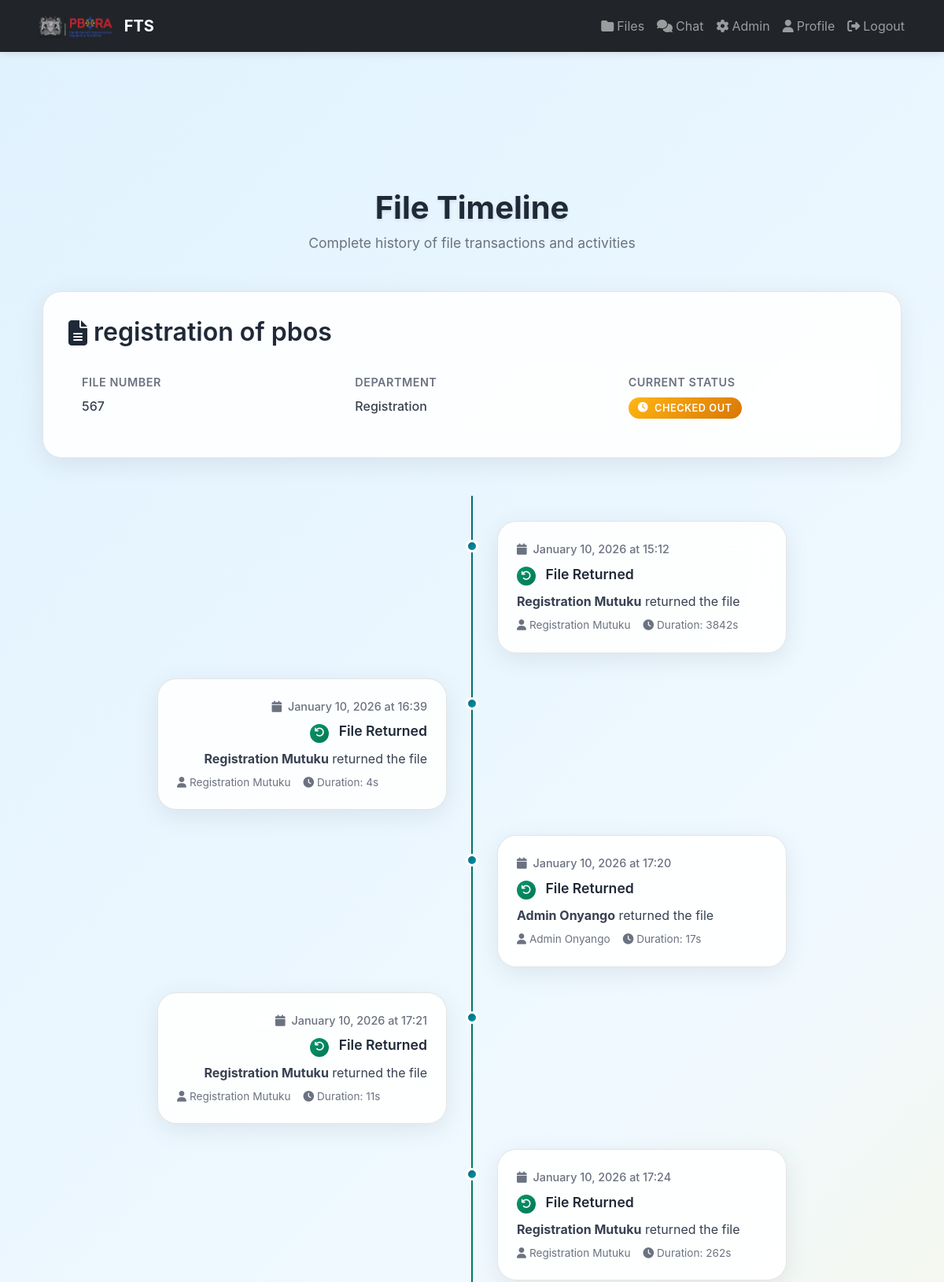
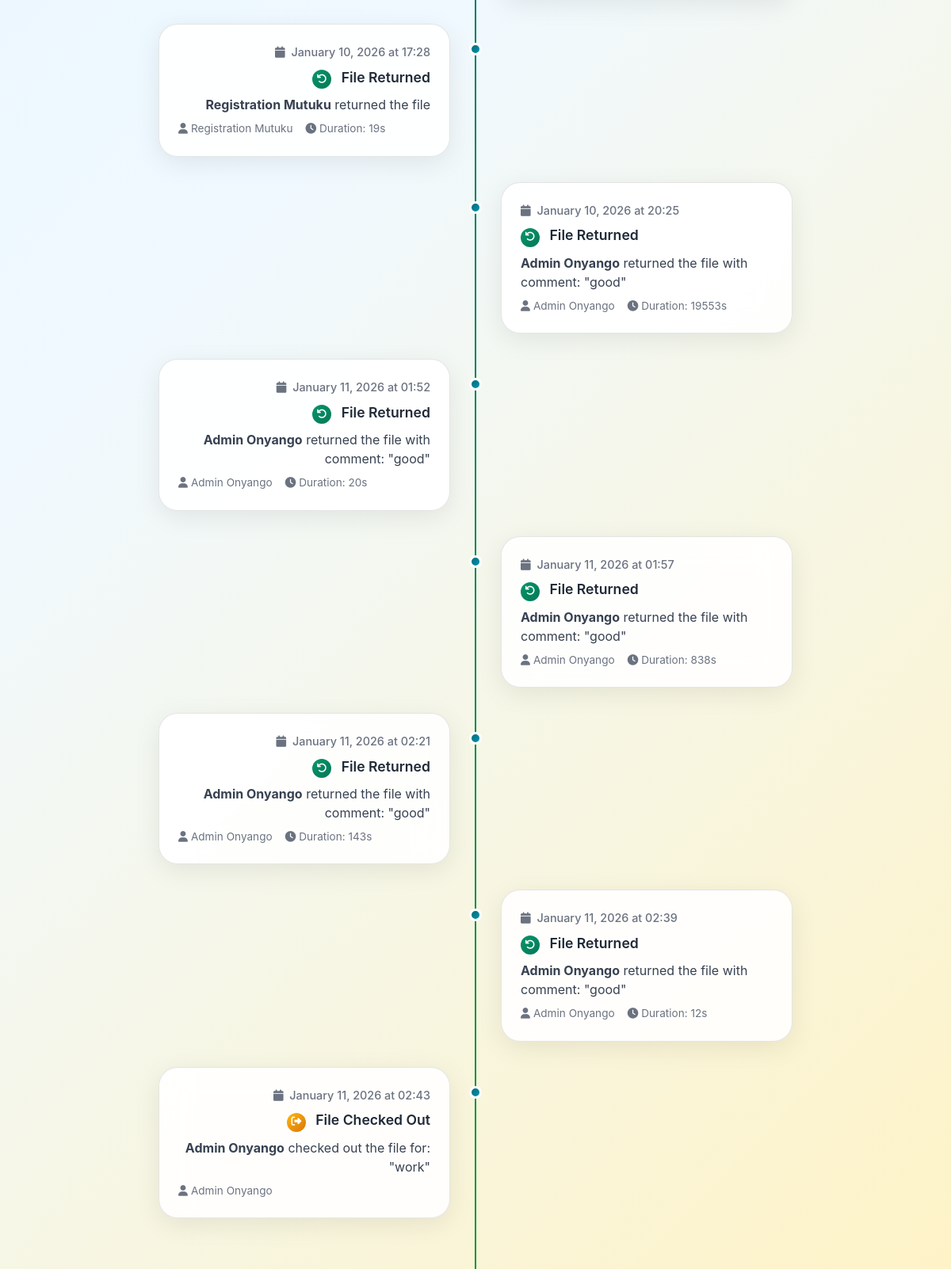
The page /files/files/1/timeline (signed in) on the database as committed earlier (2 pictures, top to bottom).
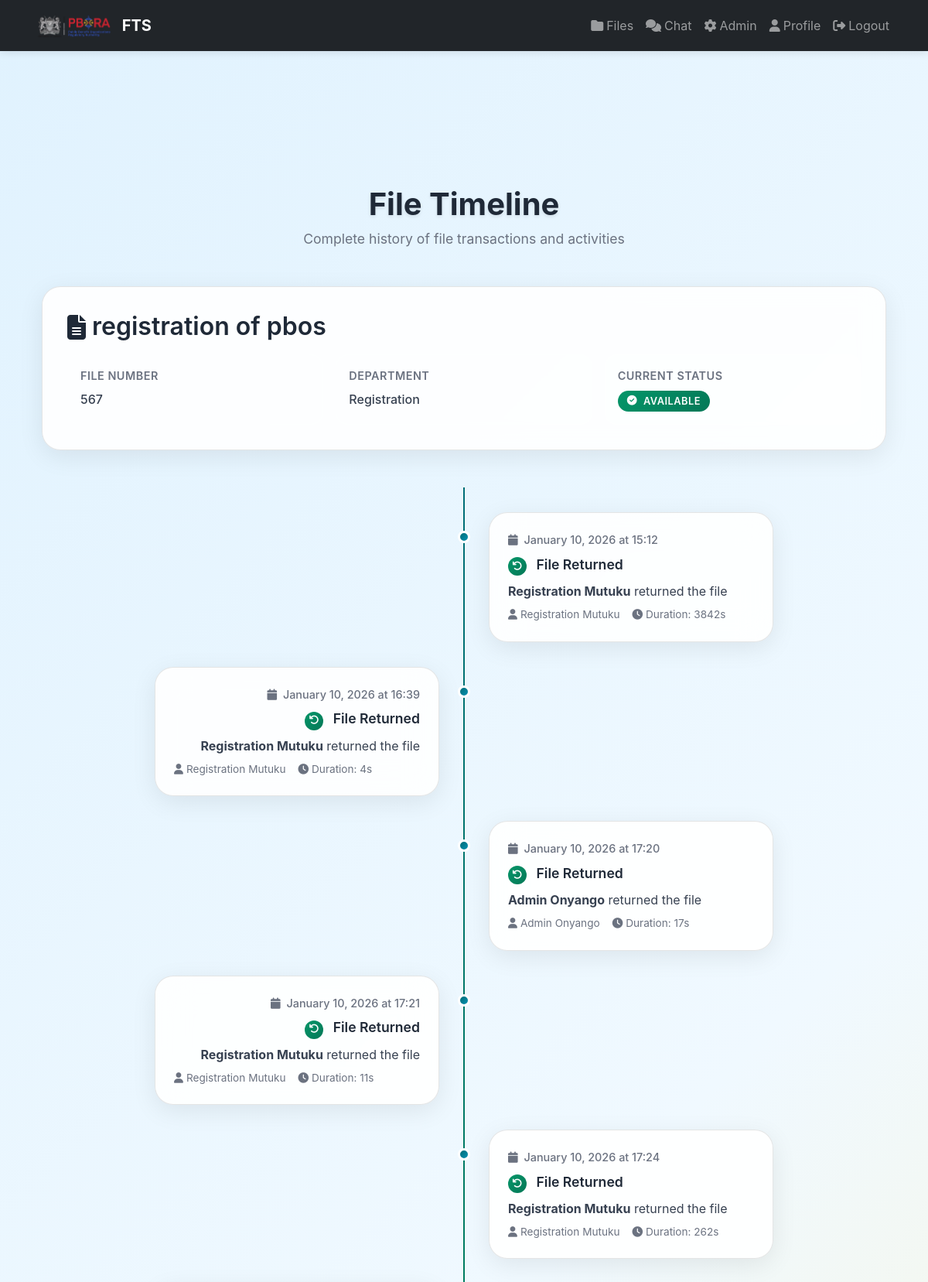
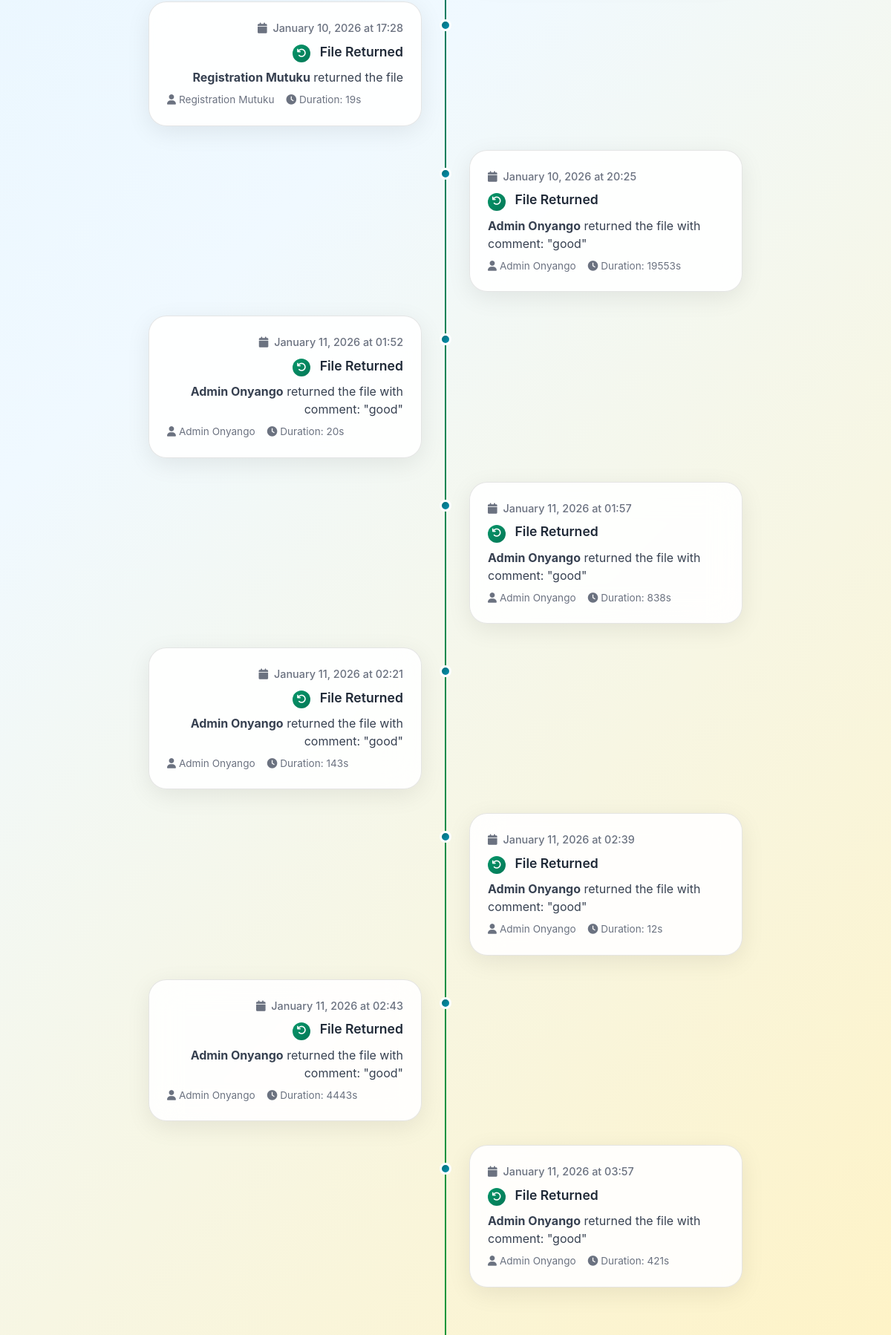
The same page on the database as committed later (2 pictures, top to bottom).
### app/models.py (models this page shows, shortened)
class FileRecord(db.Model):
    __tablename__ = "files"
    id = db.Column(db.Integer, primary_key=True)
    file_number = db.Column(db.String(100), unique=True, nullable=False)
    title = db.Column(db.String(200), nullable=True)
    department = db.Column(db.String(120), nullable=True)
    is_issued = db.Column(db.Boolean, default=False)
    transactions = db.relationship("FileTransaction", backref="file", lazy=True)

class FileTransaction(db.Model):
    __tablename__ = "file_transactions"
    id = db.Column(db.Integer, primary_key=True)
    file_id = db.Column(db.Integer, db.ForeignKey("files.id"), nullable=False)
    user_id = db.Column(db.Integer, db.ForeignKey("users.id"), nullable=False)
    checkout_time = db.Column(db.DateTime, default=datetime.utcnow,  nullable=False)
    return_time = db.Column(db.DateTime, nullable=True)
    issued_by_admin_id = db.Column(db.Integer, db.ForeignKey("users.id"))
    returned_to_admin_id = db.Column(db.Integer, db.ForeignKey("users.id"))
    purpose = db.Column(db.String(250))
    comments = db.Column(db.String(250))
    checkout_signature = db.Column(db.Text)  # Base64 encoded signature image
    return_signature = db.Column(db.Text)    # Base64 encoded signature image
    condition = db.Column(db.String(50), default="good")
    issued_by = db.relationship("User", foreign_keys=[issued_by_admin_id])
    returned_to = db.relationship("User", foreign_keys=[returned_to_admin_id])

class User(db.Model, UserMixin):
    __tablename__ = "users"
    id = db.Column(db.Integer, primary_key=True)
    name = db.Column(db.String(120), nullable=False)
    designation = db.Column(db.String(120), nullable=False)
    email = db.Column(db.String(150), unique=True, nullable=False)
    password = db.Column(db.String(200), nullable=False)
    role = db.Column(db.String(20), default="staff", nullable=False)
    transactions = db.relationship("FileTransaction", backref="user", lazy=True, foreign_keys="FileTransaction.user_id")

### app/routes/files.py (the view)
@bp.route("/files/<int:file_id>/timeline")
@login_required
def file_timeline(file_id):
    file = FileRecord.query.get_or_404(file_id)
    transactions = file.transactions
    return render_template("files/timeline.html", file=file, transactions=transactions)

### app/templates/files/timeline.html (shortened to what this page needs)
{% extends "base.html" %}
{% block content %}
<div class="container-fluid mt-5">
    <div class="page-header fade-in-up">
        <h1 class="page-title">File Timeline</h1>
        <p class="page-subtitle">Complete history of file transactions and activities</p>
    </div>
    <div class="file-info-card fade-in-up">
        <h2 class="file-title">
            <i class="fas fa-file-alt"></i>
            {{ file.title }}
        </h2>
        <div class="file-details">
            <div class="detail-item">
                <div class="detail-label">File Number</div>
                <div class="detail-value">{{ file.file_number }}</div>
            </div>
            <div class="detail-item">
                <div class="detail-label">Department</div>
                <div class="detail-value">{{ file.department }}</div>
            </div>
            <div class="detail-item">
                <div class="detail-label">Current Status</div>
                <div class="detail-value">
                    <span class="status-badge {% if file.is_issued %}status-issued{% else %}status-available{% endif %}">
                        <i class="fas fa-{% if file.is_issued %}clock{% else %}check-circle{% endif %}"></i>
                        {% if file.is_issued %}Checked Out{% else %}Available{% endif %}
                    </span>
                </div>
            </div>
        </div>
    </div>
    <div class="timeline-container">
        <div class="timeline-line"></div>
        {% for transaction in transactions %}
        <div class="timeline-item {% if loop.index % 2 == 0 %}left{% else %}right{% endif %} fade-in-up">
            <div class="timeline-dot"></div>
            <div class="timeline-card">
                <div class="timeline-time">
                    <i class="fas fa-calendar me-1"></i>
                    {{ transaction.checkout_time.strftime('%B %d, %Y at %H:%M') }}
                </div>
                <div class="timeline-title">
                    <span class="timeline-icon {% if transaction.return_time %}icon-return{% else %}icon-checkout{% endif %}">
                        <i class="fas fa-{% if transaction.return_time %}undo{% else %}sign-out-alt{% endif %}"></i>
                    </span>
                    {% if transaction.return_time %}File Returned{% else %}File Checked Out{% endif %}
                </div>
                <div class="timeline-description">
                    <strong>{{ transaction.user.name }}</strong>
                    {% if transaction.return_time %}
                        returned the file
                        {% if transaction.comments %}with comment: "{{ transaction.comments }}"{% endif %}
                    {% else %}
                        checked out the file
                        {% if transaction.purpose %}for: "{{ transaction.purpose }}"{% endif %}
                    {% endif %}
                </div>
                <div class="timeline-meta">
                    <span><i class="fas fa-user me-1"></i>{{ transaction.user.name }}</span>
                    {% if transaction.return_time %}
                    <span><i class="fas fa-clock me-1"></i>Duration: {{ (transaction.return_time - transaction.checkout_time).total_seconds() | round | int }}s</span>
                    {% endif %}
                </div>
            </div>
        </div>
        {% endfor %}
    </div>
</div>
{% endblock %}

Rows that differ between the two databases and show on the page:
changed FileRecord "registration of pbos": is_issued True → False (drawn)
changed FileTransaction "January 11, 2026 at 02:43": comments (not shown) → "good"; return_time+checkout_time (not shown) → "4443"; purpose "work" → (not shown); return_time "File Checked Out checked out the file for: \"" → "File Returned returned the file with comment: \" Duration: s"
added FileTransaction: shows "File Returned", return_time+checkout_time "421"
Other text that changed with them:
text no longer shown: "CHECKED OUT"
text now shown: "AVAILABLE"
